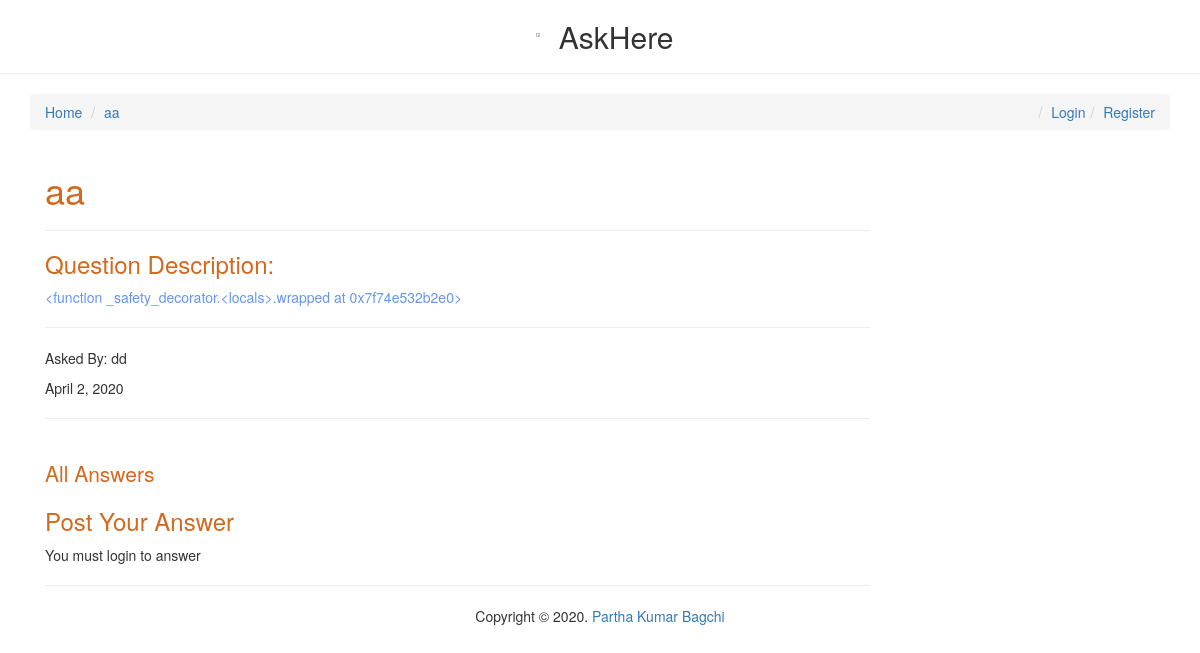
/aa-6/, run on the app's committed database.
### posts/models.py (models this page shows, shortened)
class Post(models.Model):
    user = models.ForeignKey(User, default=1)
    title = models.CharField(max_length=120)
    slug = models.SlugField(unique=True)
    image = models.ImageField(upload_to=upload_location,
            null=True,
            blank=True)
    height_field = models.IntegerField(default=50)
    width_field = models.IntegerField(default=100)
    content = models.TextField()
    draft = models.BooleanField(default=False)
    publish = models.DateField(auto_now=False, auto_now_add=True)
    read_time =  models.IntegerField(default=0)
    updated = models.DateTimeField(auto_now=True, auto_now_add=False)
    timestamp = models.DateTimeField(auto_now=False, auto_now_add=True)
    objects = PostManager()
    def get_absolute_url(self):
        return reverse("posts:detail", kwargs={"slug": self.slug})
    class Meta:
        ordering = ["-timestamp", "-updated"]
    def get_markdown(self):
        content = self.content
        markdown_text = markdown(content)
        return mark_safe(markdown_text)
    @property
    def comments(self):
        instance = self
        qs = Comment.objects.filter_by_instance(instance)
        return qs
    @property
    def get_content_type(self):
        instance = self
        content_type = ContentType.objects.get_for_model(instance.__class__)
        return content_type

### posts/views.py (the view, shortened to what this page needs)
# urls.py: url(r'^(?P<slug>[\w-]+)/$', post_detail, name='detail'),
def post_detail(request, slug=None):
	instance = get_object_or_404(Post, slug=slug)
	if instance.publish > timezone.now().date() or instance.draft:
		if not request.user.is_staff or not request.user.is_superuser or not request.user.is_authenticated:
			raise Http404
	share_string = quote_plus(instance.content)
	initial_data = {
			"content_type": instance.get_content_type,
			"object_id": instance.id
	}
	form = CommentForm(request.POST or None, initial=initial_data)
	comments = instance.comments
	context = {
		"title": instance.title,
		"instance": instance,
		"share_string": share_string,
		"comments": comments,
		"comment_form":form,
		"current_user":request.user,
	}
	return render(request, "post_detail.html", context)

### comments/models.py (called while the page is built)
    def filter_by_instance(self, instance):
        content_type = ContentType.objects.get_for_model(instance.__class__)
        obj_id = instance.id
        qs = super(CommentManager, self).filter(content_type=content_type, object_id= obj_id).filter(parent=None)
        return qs

### templates/post_detail.html (shortened to what this page needs)
{% extends "base.html" %}
{% load urlify %}
{% load crispy_forms_tags %}
 {% block post_detail_link %}
  <li><a href='{{ instance.get_absolute_url }}'>{{ instance.title }}</a></li>
  {% endblock %}
{% block content %}
<div class='col-sm-9 col-sm-offset-0.1'>
        <h1 style="color: chocolate;">{{ title }}</h1>
        <hr/>
        <h3 style="color:chocolate;">Question Description:</h3>
<div class='row'>
<div class='col-sm-12 '>
   <div class='post-detail-item'><p style="color:cornflowerblue ;font-family: "Times New Roman", Times, serif;">{{ instance.get_markdown }}</p></div>
    <hr/>
    {% if instance.user %}
<p>Asked By: {{ instance.user }} </p>  <p>{{ instance.publish }}</p>
{% endif %}
<hr/>
    <br/>
    <div>
        <p class='lead' style="color:chocolate;">All Answers</p>
        <h3 style="color:chocolate;">Post Your Answer</h3>
        {% if request.user.is_authenticated %}
        <form method="POST" action="."> {% csrf_token %}
            {{ comment_form|crispy }}
            <input type='submit' value='Post Answer' class='btn btn-default'>
        </form>
        {% else %}
        <p>You must login to answer </p>
        {% endif %}
        <hr/>
    </div>
</div>
</div>
</div>
{% endblock content %}

### static/css/base.css (style rules this page uses)
h1 { color: #777777; }

### data on the page
Post: title "aa", get_markdown "<function _safety_decorator.<locals>.wrapped at 0x7f74e532b2e0>", user "dd", publish "April 2, 2020"
